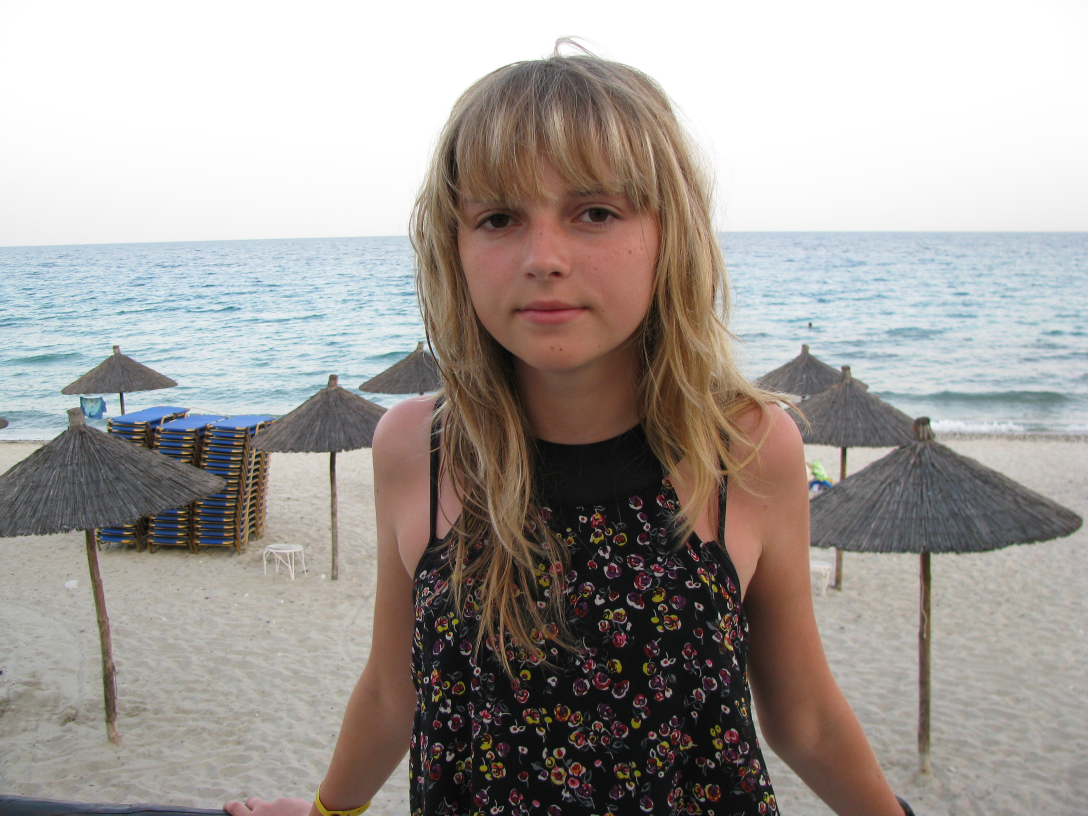
#> input picture IMG_0369.jpg, 3264 x 2448 px (shown at 1/3 size)
$ python 'module 11.1.py'
#> lines starting #> are read from the running program, lines starting #| are printed output that depends on the picture
# Библиотека Pillow

from PIL import Image

# открытие изображения
im1 = Image.open('IMG_0369.jpg')
#> im1 is the input picture: PIL image 3264x2448 RGB; mean R, G, B 162.7, 156.9, 152.9
im2 = Image.open("me.jpg")
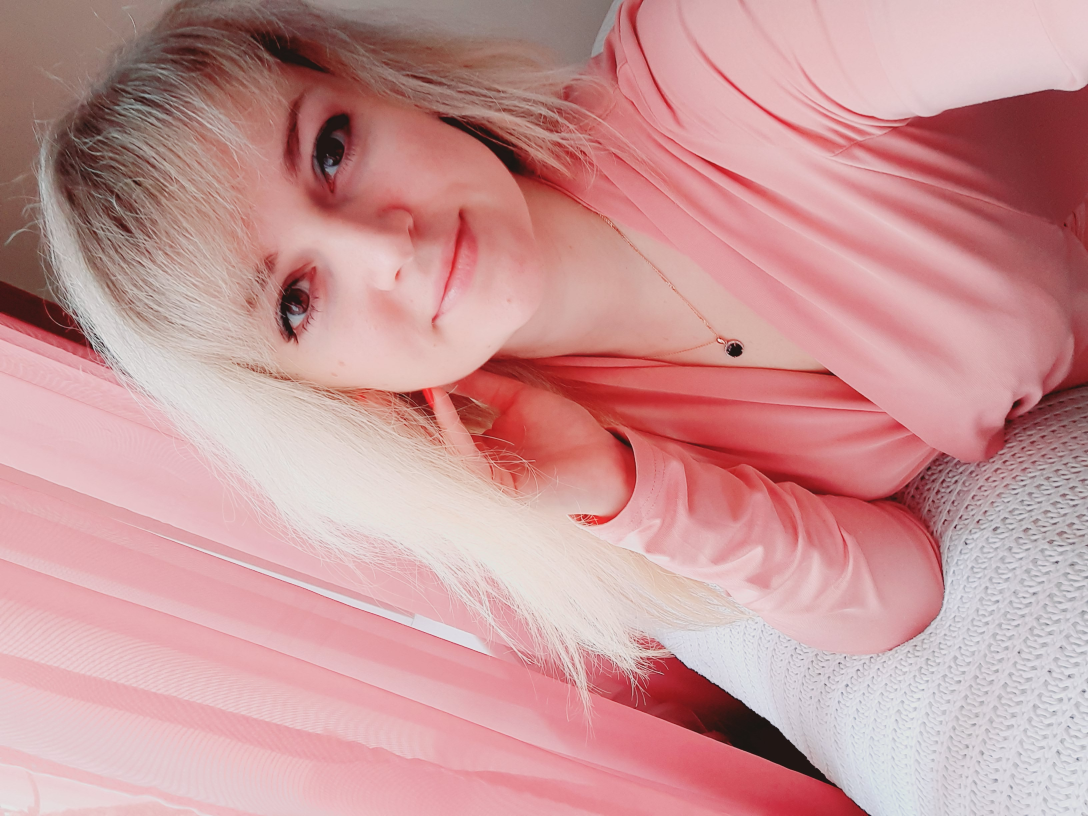
#> input picture me.jpg, 3264 x 2448 px (shown at 1/3 size)
#> im2 is the input picture: PIL image 3264x2448 RGB; mean R, G, B 201.2, 151.2, 152.1

# узнаем формат, размеры и цветовую гамму
print(im1.format, im1.size, im1.mode)
#| JPEG (3264, 2448) RGB
print(im2.format, im2.size, im2.mode)
#| JPEG (3264, 2448) RGB

# поворот изображения
im2 = im2.transpose(Image.Transpose.ROTATE_270)
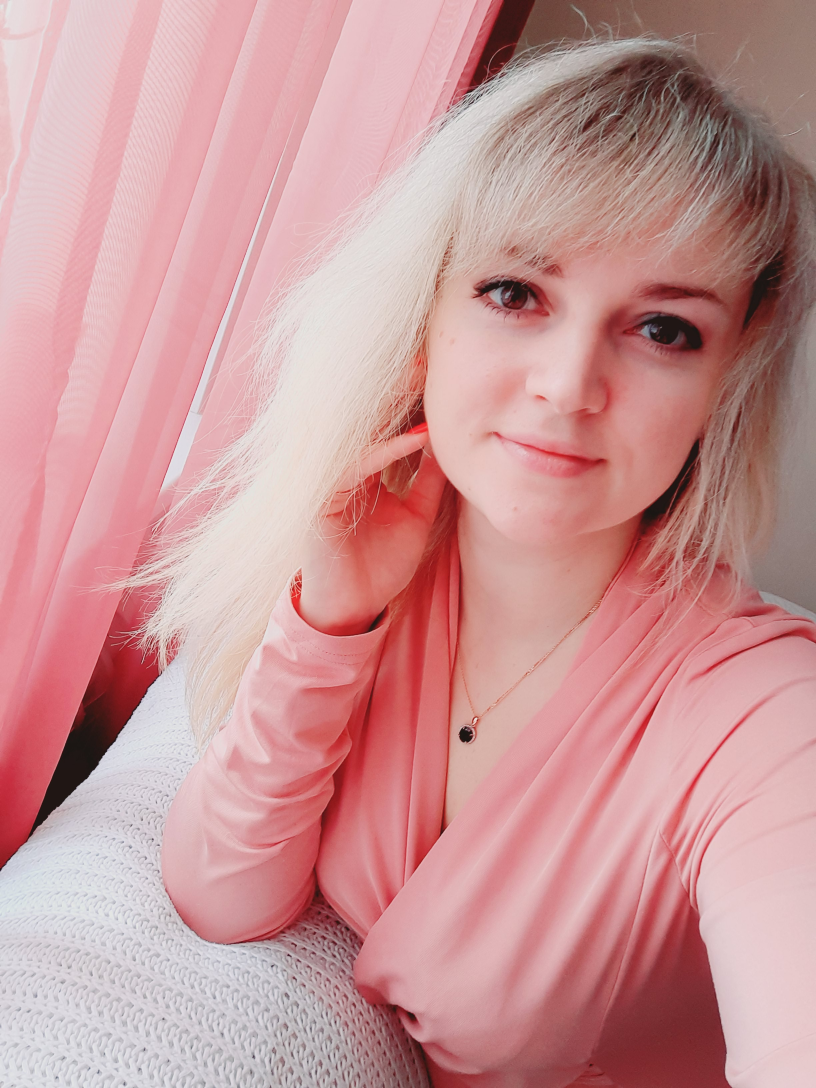
#> im2: PIL image 2448x3264 RGB (shown at 1/3 size); mean R, G, B 201.2, 151.2, 152.1


# обработка изображения (изменение цвета, размера)
def new_foto(new_image):
    w, h = new_image.size
    new_image = new_image.resize((w // 2, h // 2))
    new_image = new_image.convert('L')
    return new_image


# создание нового фото путем соединения нескольких
def merge(im1, im2, im3):
    w = im1.size[0] + im2.size[0]
    h = max(im1.size[1], im2.size[1])
    im = Image.new("RGBA", (w, h))
    im.paste(im1)
    im.paste(im2, (im1.size[0], 0))
    im.paste(im3, (0, 1200))
    return im


im1 = new_foto(im1)
#> in new_foto, `new_image = new_image.convert('L')`:
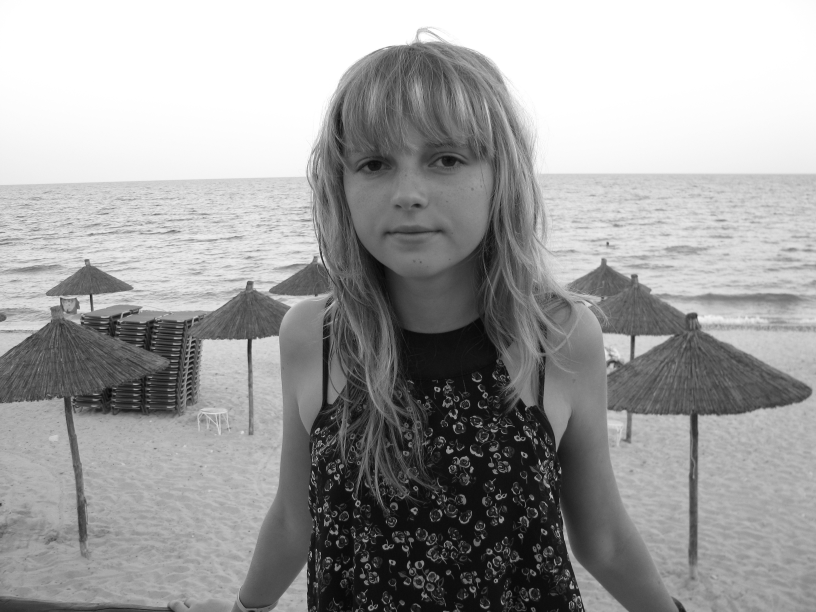
#> new_image: PIL image 1632x1224 L (shown at 1/2 size); min 1, max 255, mean 158.2
im2 = new_foto(im2)
#> in new_foto (call 2), `new_image = new_image.convert('L')`:
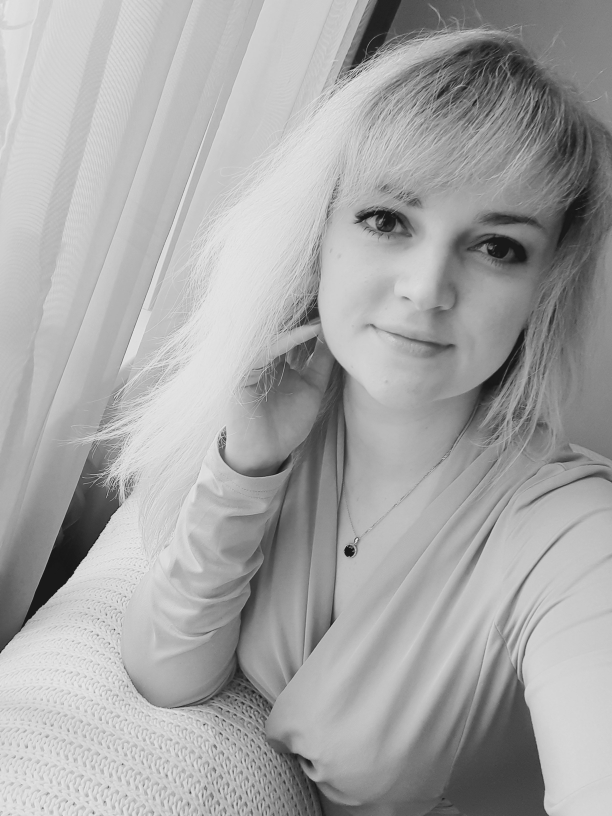
#> new_image: PIL image 1224x1632 L (shown at 1/2 size); min 17, max 234, mean 166.3
im3 = Image.open('hi.png')
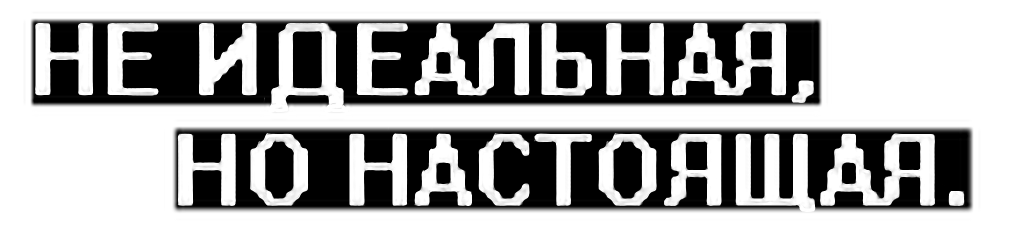
#> input picture hi.png, 2048 x 472 px (shown at 1/2 size)
#> im3 is the input picture: PIL image 2048x472 RGBA; mean R, G, B, A 50.3, 50.3, 50.3, 136.8
im = merge(im1, im2, im3)
#> in merge, `im = Image.new("RGBA", (w, h))`: im: PIL image 2856x1632 RGBA; every value is 0
#> in merge, `im.paste(im1)`:
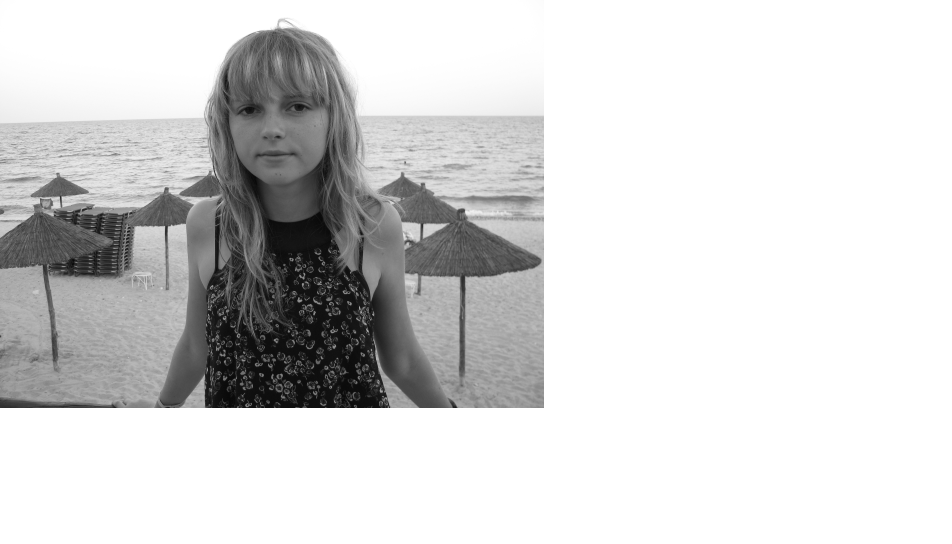
#> im: PIL image 2856x1632 RGBA (shown at 1/3 size); mean R, G, B, A 67.8, 67.8, 67.8, 109.3; transparent parts drawn white
#> in merge, `im.paste(im3, (0, 1200))`:
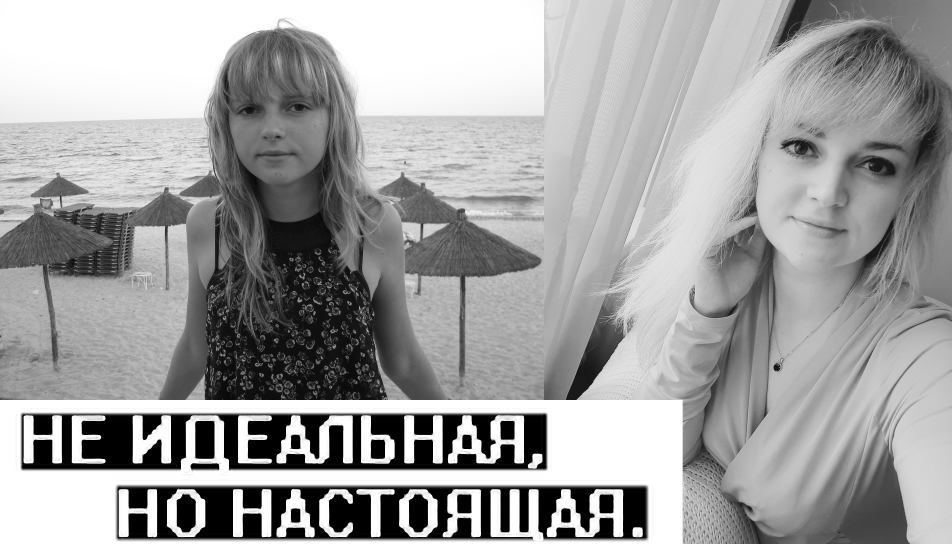
#> im: PIL image 2856x1632 RGBA (shown at 1/3 size); mean R, G, B, A 141.1, 141.1, 141.1, 235; transparent parts drawn white
im.show()
